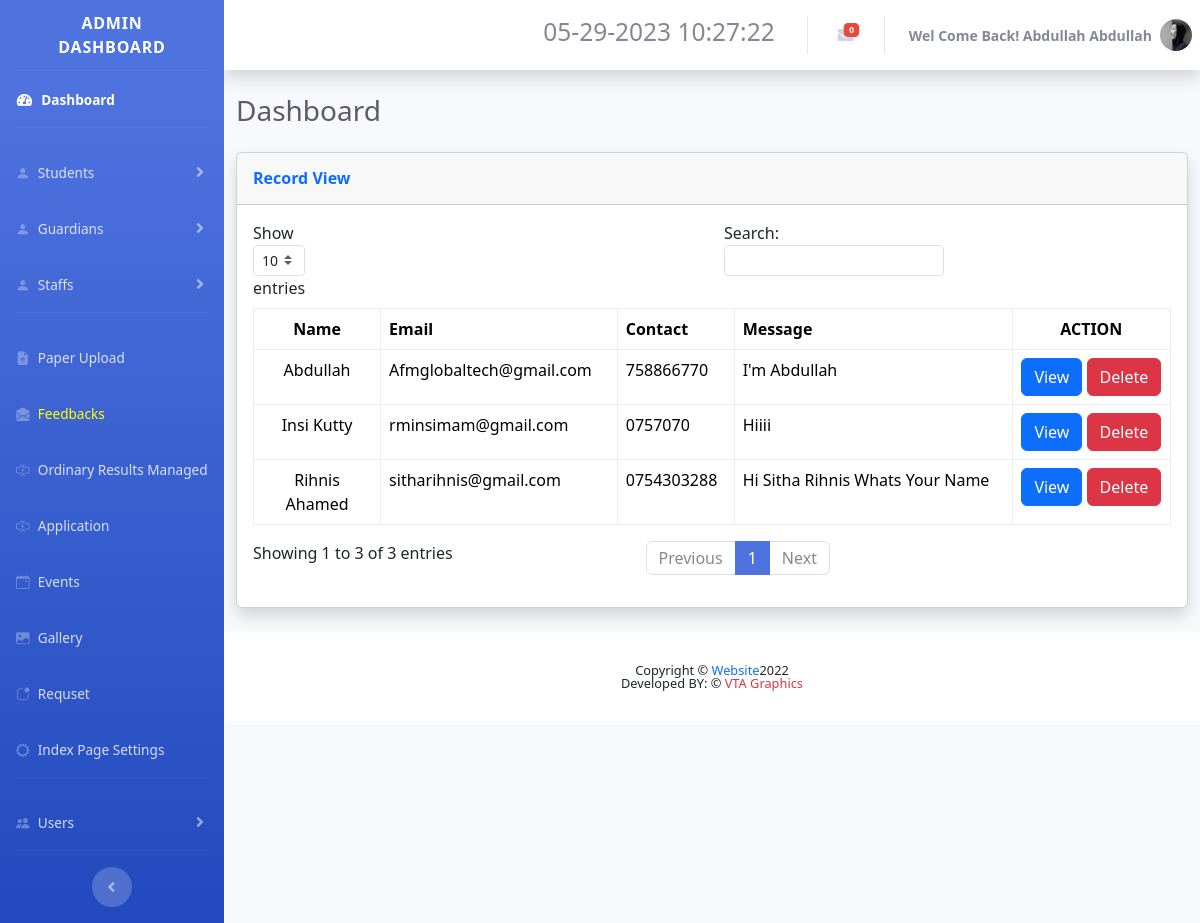
Screenshot of /hilurians2/message.php (signed in) with the database file from the repository.
### tables this page shows
CREATE TABLE `user` (
  `ID` int(11) NOT NULL,
  `First_Name` varchar(20) NOT NULL,
  `Last_Name` varchar(20) NOT NULL,
  `dob` date NOT NULL,
  `Gender` varchar(6) NOT NULL,
  `email` varchar(35) NOT NULL,
  `phone` varchar(10) NOT NULL,
  `username` varchar(15) NOT NULL,
  `password` text NOT NULL,
  `usertype` varchar(30) NOT NULL,
  `created_time` datetime NOT NULL DEFAULT current_timestamp(),
  `index_or_staff` varchar(5) NOT NULL,
  `NIC` varchar(12) NOT NULL,
  `image` text NOT NULL,
  `u_status` int(1) NOT NULL
);

CREATE TABLE `messages` (
  `id` int(11) NOT NULL,
  `FullName` varchar(30) NOT NULL,
  `Email` varchar(30) NOT NULL,
  `PhoneNumber` varchar(13) NOT NULL,
  `Message` text NOT NULL,
  `read_status` int(1) NOT NULL
);

### hilurians2/message.php (the view, shortened to what this page needs)
<?php
    include 'connection.php';
?>
<!DOCTYPE html>
<html lang="en">
<head>
    <link href="vendor/fontawesome-free/css/all.min.css" rel="stylesheet" type="text/css">
    <link href="css/sb-admin-2.min.css" rel="stylesheet">
    <link rel="stylesheet" href="https://cdn.jsdelivr.net/npm/bootstrap-icons@1.10.2/font/bootstrap-icons.css">
    <link rel="stylesheet" href="https://cdnjs.cloudflare.com/ajax/libs/normalize/5.0.0/normalize.min.css">
    <link rel="stylesheet" href="css/stylesearch.css">
    <link href="vendor/select2/select2.min.css" rel="stylesheet" media="all">
    <link href="vendor/datepicker/daterangepicker.css" rel="stylesheet" media="all">
    <link rel="stylesheet" href="https://pro.fontawesome.com/releases/v5.10.0/css/all.css"/>
    <link rel="stylesheet" href="./ccs/bootstrap.min.css">
    <link rel="stylesheet" href="./fullcalendar/lib/main.min.css">
</head>
<body id="page-top">
    <link rel="stylesheet" href="https://use.fontawesome.com/releases/v5.1.0/css/all.css">
    <div id="wrapper">
        <ul class="navbar-nav bg-gradient-primary sidebar sidebar-dark accordion" id="accordionSidebar">
            <a class="sidebar-brand d-flex align-items-center justify-content-center" href="#">
                <div class="sidebar-brand-text mx-3">Admin Dashboard <sup></sup></div>
            </a>
            <hr class="sidebar-divider my-0">
            <li class="nav-item active">
                <a class="nav-link" href="admin.php">
                    <i class="fas fa-fw fa-tachometer-alt"></i>
                    <span>Dashboard</span></a>
            </li>
            <hr class="sidebar-divider">
            <li class="nav-item">
                <a class="nav-link collapsed" href="#" data-toggle="collapse" data-target="#students"
                    aria-expanded="true" aria-controls="collapseTwo">
                    <i class="bi bi-person-fill"></i>
                    <span>Students</span>
                </a>
            </li>
            <li class="nav-item">
                <a class="nav-link collapsed" href="#" data-toggle="collapse" data-target="#guardians"
                    aria-expanded="true" aria-controls="collapseTwo">
                    <i class="bi bi-person-fill"></i>
                    <span>Guardians</span>
                </a>
            </li>
            <li class="nav-item">
                <a class="nav-link collapsed" href="#" data-toggle="collapse" data-target="#staff"
                    aria-expanded="true" aria-controls="collapseUtilities">
                    <i class="bi bi-person-fill"></i>
                    <span>Staffs</span>
                </a>
            </li>
            <hr class="sidebar-divider">
            <li class="nav-item">
                <a class="nav-link" href="pastpapers.php">
                <i class="bi bi-file-earmark-arrow-up-fill"></i>
                    <span>Paper Upload</span>
                </a>
            </li>
            <li class="nav-item">
                <a class="nav-link" href="message.php">
                <i class="bi bi-envelope-open-fill"></i>
                    <span style="color:Yellow;">Feedbacks</span>
                </a>
            </li>
            <li class="nav-item">
                <a class="nav-link" href="results.php">
                <i class="bi bi-input-cursor-text"></i>
                    <span>Ordinary Results Managed</span>
                </a>
            </li>
            <li class="nav-item">
                <a class="nav-link" href="application.php">
                <i class="bi bi-input-cursor-text"></i>
                    <span>Application</span>
                </a>
            </li>
            <li class="nav-item">
                <a class="nav-link" href="events.php">
                    <i class="bi bi-calendar-event"></i>
                    <span>Events</span></a>
            </li>
            <li class="nav-item">
                <a class="nav-link" href="gallery.php">
                    <i class="bi bi-image-fill"></i>
                    <span>Gallery</span></a>
            </li>
            <li class="nav-item">
                <a class="nav-link" href="request.php">
                    <i class="bi bi-app-indicator"></i>
                    <span>Requset</span></a>
            </li>
            <li class="nav-item">
                <a class="nav-link" href="index_page.php">
                    <i class="bi bi-gear-wide"></i>
                    <span>Index Page Settings</span></a>
            </li>
            <hr class="sidebar-divider d-none d-md-block">
            <li class="nav-item">
                <a class="nav-link collapsed" href="#" data-toggle="collapse" data-target="#user"
                    aria-expanded="true" aria-controls="collapseUtilities">
                    <i class="bi bi-people-fill"></i>
                    <span>Users</span>
                </a>
            </li>
            <hr class="sidebar-divider d-none d-md-block">
            <div class="text-center d-none d-md-inline">
                <button class="rounded-circle border-0" id="sidebarToggle"></button>
            </div>
        </ul>
        <div id="content-wrapper" class="d-flex flex-column">
            <div id="content">
                <nav class="navbar navbar-expand navbar-light bg-white topbar mb-4 static-top shadow">
                    <ul class="navbar-nav ml-auto">
                        <li class="nav-item dropdown no-arrow">
                            <a class="nav-link" href="#" role="button">
                                <h3><span class="mr-2 d-none d-lg-inline text-gray-600 small" id="date-time"></span></h3>
                            </a>
                        </li>
  <?php
        $sql1="SELECT * FROM messages WHERE read_status=0;";
        $exe1=mysqli_query($con,$sql1);
        $count=mysqli_num_rows($exe1);
    ?>
                        <li class="nav-item dropdown no-arrow mx-1">
                            <a class="nav-link dropdown-toggle" href="#" id="messagesDropdown" role="button"
                                data-toggle="dropdown" aria-haspopup="true" aria-expanded="false">
                                <span class="badge badge-danger badge-counter"><?php echo $count ?></span>
                            </a>
                        </li>
                        <li class="nav-item dropdown no-arrow">
                            <a class="nav-link dropdown-toggle" href="#" id="userDropdown" role="button"
                                data-toggle="dropdown" aria-haspopup="true" aria-expanded="false">
                                <span class="mr-2 d-none d-lg-inline text-gray-600 small">
                                    <b>
                                    <?php
                                        $sql="SELECT * FROM user WHERE username='".$_SESSION["username"]."'";
                                        $exe=mysqli_query($con,$sql);
                                        $row=mysqli_fetch_array($exe);
                                            $fname=$row['First_Name'];
                                            $lname=$row['Last_Name'];
                                        echo "Wel Come Back!  ".$fname."".$lname;
                                    ?>
                                    </b>
                                </span>
                                <img class="img-profile rounded-circle"
                                    src="img/<?php echo $row['image']; ?>">
                            </a>
                        </li>
                    </ul>
                </nav>
                <div class="container-fluid">
                    <div class="d-sm-flex align-items-center justify-content-between mb-4">
                        <h1 class="h3 mb-0 text-gray-800">Dashboard</h1>
                    </div>
<div class="card shadow mb-4">
    <div class="card-header py-3">
        <h6 class="m-0 font-weight-bold text-primary">Record View</h6>
    </div>
    <div class="card-body">
        <div class="table-responsive">
            <table class="table table-bordered" id="dataTable" width="100%" cellspacing="0">
                <thead>
                    <?php
                        $sql="SELECT * FROM messages;";
                        $exe=mysqli_query($con,$sql);
                        print("<tr class='font-weight-bold'>");
                            print ("<td align='center'>");
                                echo "Name";
                            print ("</td>");
                            print ("<td>");
                                echo "Email";
                            print("</td>");
                            print ("<td>");
                                echo "Contact";
                            print ("</td>");
                            print ("<td>");
                                echo "Message";
                            print ("</td>");
                            print ("<td align='center'>");
                                print("ACTION");
                            print ("</td>");
                        print("</tr>");
               echo "</thead>";
                echo "<tbody>";
                    if($exe)
                    {
                        while($row=mysqli_fetch_array($exe))
                        {
                            $id=$row['id'];
                            $name=$row['FullName'];
                            $msg=$row['Message'];
                            $phone=$row['PhoneNumber'];
                            $email=$row['Email'];
                            print("<tr>");
                                print ("<td align='center'>");
                                    echo $name;
                                print ("</td>");
                                print ("<td>");
                                    echo $email;
                                print("</td>");
                                print ("<td>");
                                    echo $phone;
                                print ("</td>");
                                print ("<td>");
                                    echo $msg;
                                print ("</td>");
                                print ("<td align='center'>");
                                    print("<a href='message_replay.php?id=$id'  class='btn btn-primary btn-md'>View</a>"." ");
                                    print("<a href='message_dlt.php?did=$id'  class='btn btn-danger btn-md'>Delete</a>"." ");
                                print ("</td>");
                            print("</tr>");
                        }
                    }
                    ?>
                </tbody>
            </table>
        </div>
    </div>
</div>
</div>
                                    <div style="bottom: 0;width: 100%;" >
                                        <footer class="sticky-footer bg-white" style="bottom: 0;width: 100%;">
                                            <div class="container my-auto" align="center">
                                                <div class="copyright text-center my-auto">
                                                    <span>Copyright &copy; <span class="text-primary">Website</span>2022</span>
                                               <br>
                                                    <span>Developed BY: &copy; <span class="text-danger">VTA Graphics</span></span>
                                                </div>
                                            </div>
                                        </footer>
                                    </div>
                            </div>
                        </div>
</body>
</html>

### hilurians2/css/stylesearch.css (style rules this page uses)
body { background: #7D26CD; }

### hilurians2/message.php (style rules this page uses)
:root { --bs-success-rgb: 71, 222, 152 !important; }
table, tbody, td, tfoot, th, thead, tr { border-color: #ededed !important; border-style: solid; border-width: 1px !important; }

### rows the page displays
user: First_Name "Abdullah", Last_Name "Abdullah", image (picture)
messages: FullName "Abdullah", Email "Afmglobaltech@gmail.com", PhoneNumber "758866770", Message "I'm Abdullah"
messages: FullName "Insi Kutty", Email "rminsimam@gmail.com", PhoneNumber "0757070", Message "Hiiii"
messages: FullName "Rihnis Ahamed", Email "sitharihnis@gmail.com", PhoneNumber "0754303288", Message "Hi Sitha Rihnis Whats Your Name"

### other values shown
$count "0"
